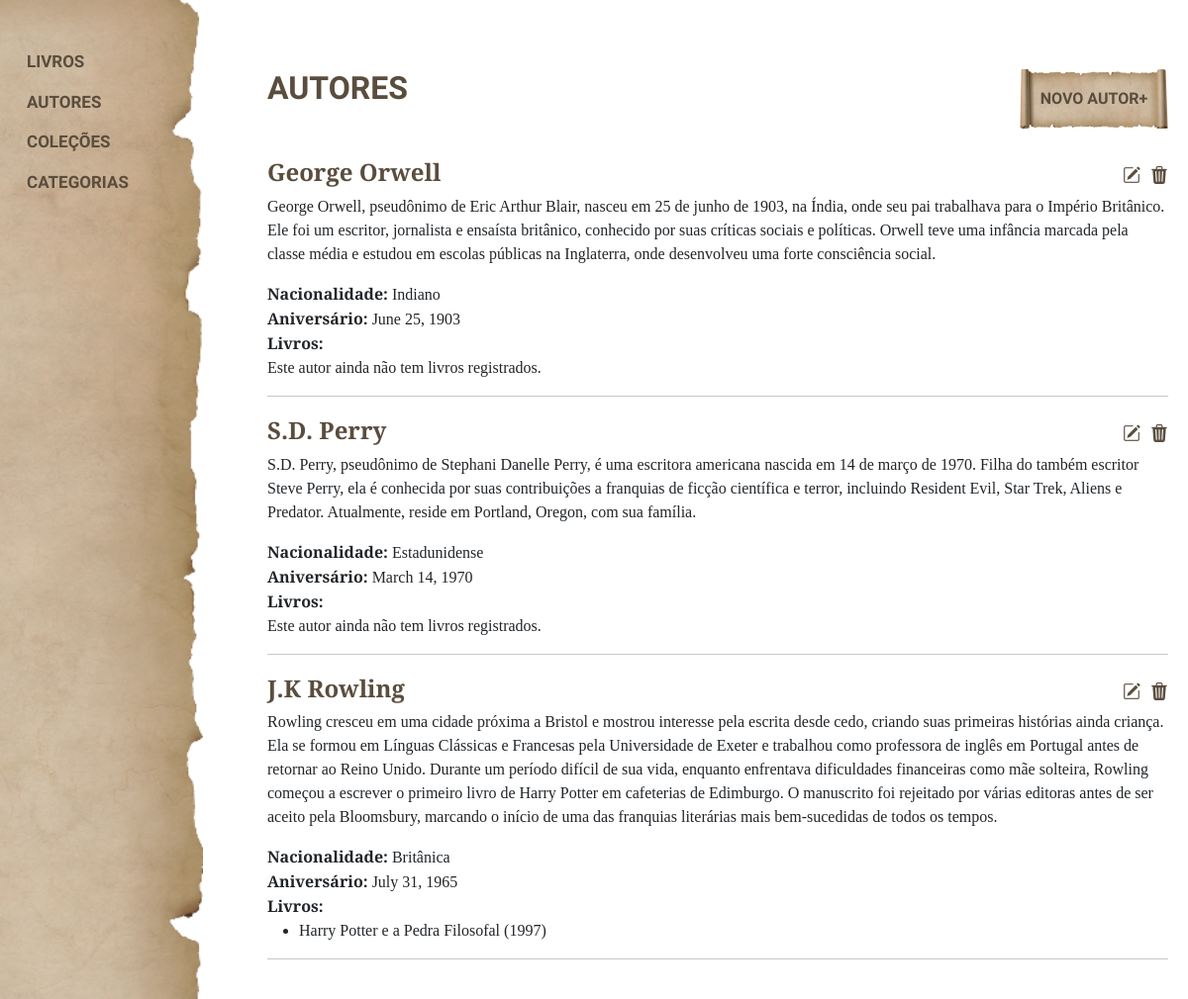
The app's page /autores/, older data.
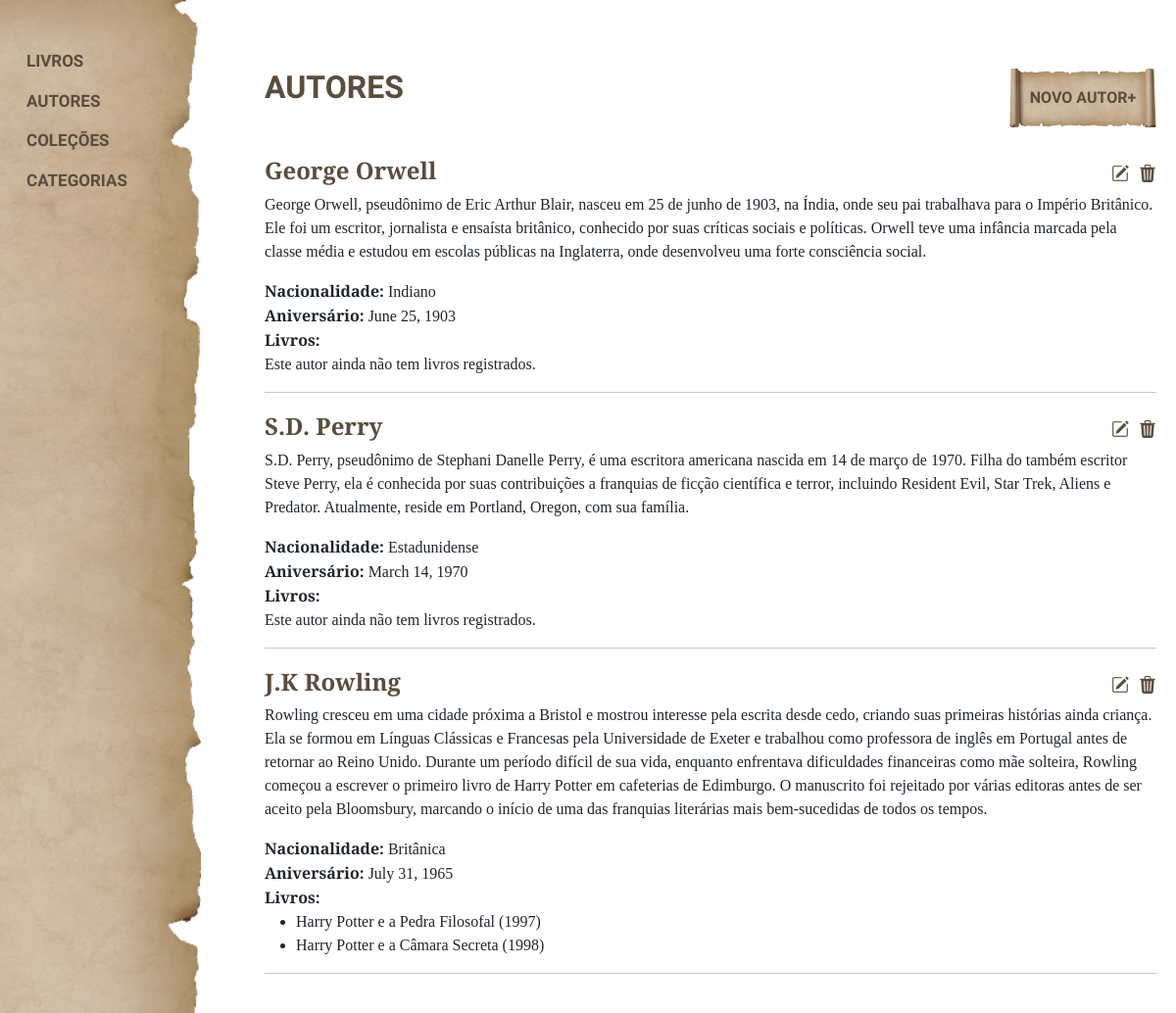
The same page, newer data.
### livros/models.py (models this page shows, shortened)
class Autor(models.Model):
    nome = models.CharField(max_length=255, unique= True, verbose_name="Nome do Autor(A):")
    biografia = models.TextField(blank= True, null=True, verbose_name="Biografia do Autor(a):")
    aniversario = models.DateField(verbose_name="Data de Nascimento:")
    nacionalidade = models.CharField(max_length=100, verbose_name="Nacionalidade:")
    data_criacao = models.DateTimeField(auto_now_add=True, verbose_name="Data de Criação:")
    data_atualizacao = models.DateTimeField(auto_now=True, verbose_name="Data de Atualização:")

class Livro(models.Model):
    nome = models.CharField(max_length=255)
    autor = models.ForeignKey('Autor', on_delete=models.CASCADE, related_name="livros")
    ano = models.PositiveIntegerField()
    sinopse = models.TextField(blank=True, null=True, verbose_name="Sinopse:")
    categoria = models.ForeignKey('Categoria', on_delete=models.CASCADE)
    colecao = models.ForeignKey('Colecao', on_delete=models.SET_NULL, null=True, blank=True, related_name="livros")
    imagem = models.ImageField(upload_to='livros/', null=True, blank=True)
    data_criacao = models.DateTimeField(auto_now_add=True)
    data_atualizacao = models.DateTimeField(auto_now=True)

### livros/views.py (the view)
# urls.py: path('autores/', views.autores, name='autores'),
def autores(request):
    autor_form = AutorForm()
    if request.method == "POST":
        if 'salvar_autor' in request.POST:
            autor_form = AutorForm(request.POST)
            if autor_form.is_valid():
                autor_form.save()
                return redirect('autores')
    autores = Autor.objects.prefetch_related('livros').all()
    return render(request, 'autores.html', {
        'autor_form': autor_form,
        'autores': autores,
    })

### templates/autores.html (shortened to what this page needs)
<!DOCTYPE html>
<html lang="en">
<head>
    {% load static %}
    <link rel="stylesheet" href="{% static 'css/autores.css' %}">
    <link href="https://cdn.jsdelivr.net/npm/bootstrap@5.3.3/dist/css/bootstrap.min.css" rel="stylesheet"
>
    <link rel="stylesheet" href="https://cdn.jsdelivr.net/npm/bootstrap-icons@1.11.3/font/bootstrap-icons.min.css">
</head>
<body>
    <aside class="aside2">
        <ul class="lista-lateral">
            <li style="margin-left:15px; font-weight:600"><a style="text-decoration:none; color: #5a4d3e" href="{% url 'index' %}">LIVROS</a></li>
            <li style="margin-left:15px; font-weight:600"><a style="text-decoration:none; color: #5a4d3e" href="{% url 'autores' %}">AUTORES</a></li>
            <li style="margin-left:15px; font-weight:600"><a style="text-decoration:none; color: #5a4d3e" href="{% url 'colecoes' %}">COLEÇÕES</a></li>
            <li style="margin-left:15px; font-weight:600"><a style="text-decoration:none; color: #5a4d3e" href="{% url 'categorias' %}">CATEGORIAS</a></li>
        </ul>
    </aside>
    <main>
        <div class="main-actions">
            <h2>AUTORES</h2>
            <button class="button-aplicar-filtros" style=" background: url('{% static 'images/card_button.png' %}') no-repeat center center !important;" type="button" data-bs-toggle="modal" data-bs-target="#exampleModal">NOVO AUTOR+</button>
        </div>
        <div class="main-categorias">
            {% for autor in autores %}
            <div style="display:flex; justify-content: space-between; align-items:center; margin-top: 20px">
                <h4>{{autor.nome}}</h4>
                <div class="main-icons">
                    <a style="color: #5a4d3e;" href="{% url 'editar_autor' autor.id %}">
                        <i style="color: #5a4d3e;" class="bi bi-pencil-square"></i>
                    </a>
                    <a style="color: #5a4d3e;" href="{% url 'deletar_autor' autor.id %}">
                        <i  class="bi bi-trash3-fill"></i>
                    </a>
                </div>
            </div>
        <p>{{ autor.biografia }}</p>
        <span><strong>Nacionalidade:</strong> {{ autor.nacionalidade }}</span><br>
        <span><strong>Aniversário:</strong> {{ autor.aniversario }}</span><br>
        <strong>Livros:</strong>
        {% if autor.livros.all %}
            <ul>
                {% for livro in autor.livros.all %}
                    <li>{{ livro.nome }} ({{ livro.ano }})</li>
                {% endfor %}
            </ul>
        {% else %}
            <p>Este autor ainda não tem livros registrados.</p>
        {% endif %}
        <hr>
    {% endfor %}
        </div><br>
    </main>
</body>
</html>

Row changes from the older to the newer data that the page shows:
added Livro: nome "Harry Potter e a Câmara Secreta", ano "1998", shown under Autor "J.K Rowling"
